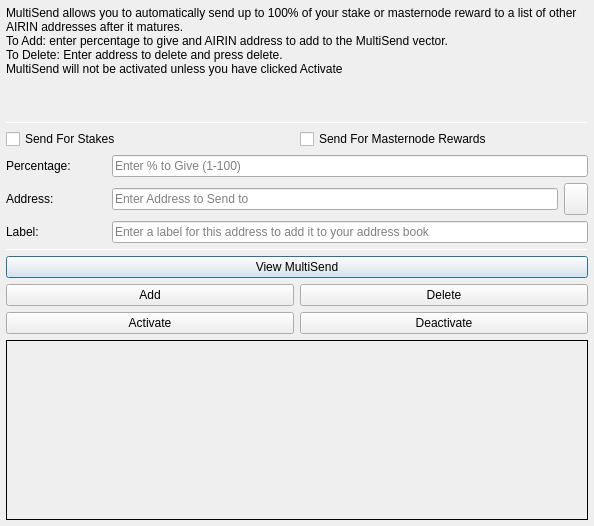
<?xml version="1.0" encoding="UTF-8"?>
<ui version="4.0">
 <class>MultiSendDialog</class>
 <widget class="QDialog" name="MultiSendDialog">
  <property name="windowModality">
   <enum>Qt::NonModal</enum>
  </property>
  <property name="geometry">
   <rect>
    <x>0</x>
    <y>0</y>
    <width>594</width>
    <height>526</height>
   </rect>
  </property>
  <property name="windowTitle">
   <string>MultiSend</string>
  </property>
  <layout class="QVBoxLayout" name="verticalLayout" stretch="0">
   <property name="leftMargin">
    <number>6</number>
   </property>
   <property name="topMargin">
    <number>6</number>
   </property>
   <property name="rightMargin">
    <number>6</number>
   </property>
   <property name="bottomMargin">
    <number>6</number>
   </property>
   <item>
    <layout class="QVBoxLayout" name="verticalLayout_Main" stretch="1,1,1,0,1,1,1">
     <item>
      <widget class="QLabel" name="label_2">
       <property name="lineWidth">
        <number>1</number>
       </property>
       <property name="text">
        <string>MultiSend allows you to automatically send up to 100% of your stake or masternode reward to a list of other AIRIN addresses after it matures.
To Add: enter percentage to give and AIRIN address to add to the MultiSend vector.
To Delete: Enter address to delete and press delete.
MultiSend will not be activated unless you have clicked Activate</string>
       </property>
       <property name="alignment">
        <set>Qt::AlignLeading|Qt::AlignLeft|Qt::AlignTop</set>
       </property>
       <property name="wordWrap">
        <bool>true</bool>
       </property>
      </widget>
     </item>
     <item>
      <widget class="Line" name="line">
       <property name="minimumSize">
        <size>
         <width>0</width>
         <height>1</height>
        </size>
       </property>
       <property name="maximumSize">
        <size>
         <width>16777215</width>
         <height>1</height>
        </size>
       </property>
       <property name="orientation">
        <enum>Qt::Horizontal</enum>
       </property>
      </widget>
     </item>
     <item>
      <layout class="QVBoxLayout" name="verticalLayout_Settings">
       <item>
        <layout class="QHBoxLayout" name="horizontalLayout">
         <item>
          <widget class="QCheckBox" name="multiSendStakeCheckBox">
           <property name="text">
            <string>Send For Stakes</string>
           </property>
          </widget>
         </item>
         <item>
          <widget class="QCheckBox" name="multiSendMasternodeCheckBox">
           <property name="text">
            <string>Send For Masternode Rewards</string>
           </property>
          </widget>
         </item>
        </layout>
       </item>
       <item>
        <layout class="QHBoxLayout" name="horizontalLayout_6">
         <item>
          <widget class="QLabel" name="label">
           <property name="minimumSize">
            <size>
             <width>100</width>
             <height>0</height>
            </size>
           </property>
           <property name="toolTip">
            <string>Percentage of stake to send</string>
           </property>
           <property name="text">
            <string>Percentage:</string>
           </property>
          </widget>
         </item>
         <item>
          <widget class="QLineEdit" name="multiSendPercentEdit">
           <property name="toolTip">
            <string>Enter whole numbers 1 - 100</string>
           </property>
           <property name="placeholderText">
            <string>Enter % to Give (1-100)</string>
           </property>
          </widget>
         </item>
        </layout>
       </item>
       <item>
        <layout class="QHBoxLayout" name="horizontalLayout_7">
         <item>
          <widget class="QLabel" name="label_5">
           <property name="minimumSize">
            <size>
             <width>100</width>
             <height>0</height>
            </size>
           </property>
           <property name="toolTip">
            <string>Address to send portion of stake to</string>
           </property>
           <property name="text">
            <string>Address:</string>
           </property>
          </widget>
         </item>
         <item>
          <widget class="QLineEdit" name="multiSendAddressEdit">
           <property name="toolTip">
            <string/>
           </property>
           <property name="placeholderText">
            <string>Enter Address to Send to</string>
           </property>
          </widget>
         </item>
         <item>
          <widget class="QToolButton" name="addressBookButton">
           <property name="maximumSize">
            <size>
             <width>16777215</width>
             <height>32</height>
            </size>
           </property>
           <property name="toolTip">
            <string>Choose an address from the address book</string>
           </property>
           <property name="text">
            <string/>
           </property>
           <property name="icon">
            <iconset resource="../airin.qrc">
             <normaloff>:/icons/address-book</normaloff>:/icons/address-book</iconset>
           </property>
           <property name="shortcut">
            <string>Alt+A</string>
           </property>
          </widget>
         </item>
        </layout>
       </item>
      </layout>
     </item>
     <item>
      <layout class="QHBoxLayout" name="horizontalLayout_3">
       <item>
        <widget class="QLabel" name="label_3">
         <property name="minimumSize">
          <size>
           <width>100</width>
           <height>0</height>
          </size>
         </property>
         <property name="text">
          <string>Label:</string>
         </property>
        </widget>
       </item>
       <item>
        <widget class="QLineEdit" name="labelAddressLabelEdit">
         <property name="placeholderText">
          <string>Enter a label for this address to add it to your address book</string>
         </property>
        </widget>
       </item>
      </layout>
     </item>
     <item>
      <widget class="Line" name="line_2">
       <property name="minimumSize">
        <size>
         <width>0</width>
         <height>1</height>
        </size>
       </property>
       <property name="maximumSize">
        <size>
         <width>16777215</width>
         <height>1</height>
        </size>
       </property>
       <property name="orientation">
        <enum>Qt::Horizontal</enum>
       </property>
      </widget>
     </item>
     <item>
      <layout class="QVBoxLayout" name="verticalLayout_Buttons">
       <item>
        <layout class="QHBoxLayout" name="horizontalLayout_4">
         <item>
          <widget class="QPushButton" name="viewButton">
           <property name="toolTip">
            <string/>
           </property>
           <property name="statusTip">
            <string>View MultiSend Vector</string>
           </property>
           <property name="text">
            <string>View MultiSend</string>
           </property>
          </widget>
         </item>
        </layout>
       </item>
       <item>
        <layout class="QHBoxLayout" name="horizontalLayout_2">
         <item>
          <widget class="QPushButton" name="addButton">
           <property name="toolTip">
            <string/>
           </property>
           <property name="statusTip">
            <string>Add to MultiSend Vector</string>
           </property>
           <property name="text">
            <string>Add</string>
           </property>
          </widget>
         </item>
         <item>
          <widget class="QPushButton" name="deleteButton">
           <property name="toolTip">
            <string/>
           </property>
           <property name="statusTip">
            <string>Delete Address From MultiSend Vector</string>
           </property>
           <property name="text">
            <string>Delete</string>
           </property>
          </widget>
         </item>
        </layout>
       </item>
       <item>
        <layout class="QHBoxLayout" name="horizontalLayout_5">
         <item>
          <widget class="QPushButton" name="activateButton">
           <property name="statusTip">
            <string>Activate MultiSend</string>
           </property>
           <property name="text">
            <string>Activate</string>
           </property>
          </widget>
         </item>
         <item>
          <widget class="QPushButton" name="disableButton">
           <property name="statusTip">
            <string>Deactivate MultiSend</string>
           </property>
           <property name="text">
            <string>Deactivate</string>
           </property>
          </widget>
         </item>
        </layout>
       </item>
      </layout>
     </item>
     <item>
      <widget class="QLabel" name="message">
       <property name="minimumSize">
        <size>
         <width>0</width>
         <height>180</height>
        </size>
       </property>
       <property name="frameShape">
        <enum>QFrame::Panel</enum>
       </property>
       <property name="frameShadow">
        <enum>QFrame::Plain</enum>
       </property>
       <property name="lineWidth">
        <number>1</number>
       </property>
       <property name="midLineWidth">
        <number>1</number>
       </property>
       <property name="text">
        <string/>
       </property>
       <property name="alignment">
        <set>Qt::AlignLeading|Qt::AlignLeft|Qt::AlignTop</set>
       </property>
       <property name="wordWrap">
        <bool>true</bool>
       </property>
      </widget>
     </item>
    </layout>
   </item>
  </layout>
 </widget>
 <resources>
  <include location="../airin.qrc"/>
 </resources>
 <connections/>
</ui>
